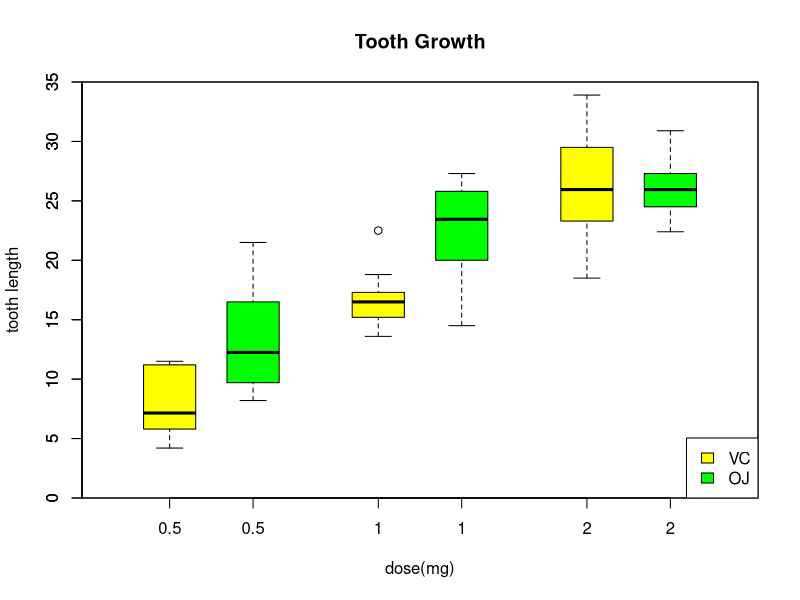
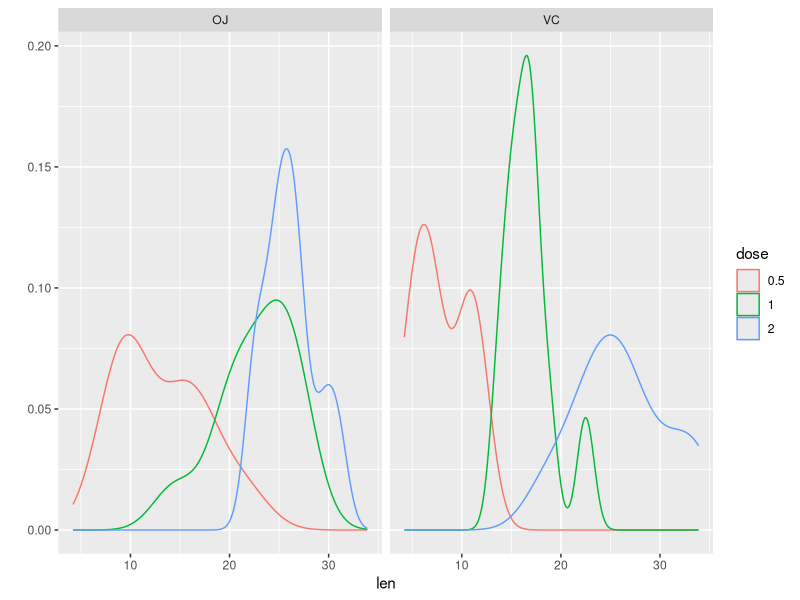

Write R code to recreate these figures, in order.
## ---- chunk 1
library(datasets); library(ggplot2); data(ToothGrowth)
ToothGrowth$dose=as.factor(ToothGrowth$dose)
summary(ToothGrowth)
ag<-aggregate(len~.,data=ToothGrowth, mean); xtabs(len~., data=ag)
## ---- chunk 2
boxplot(len ~ dose, data = ToothGrowth,boxwex = 0.25, at = 1:3 - 0.2,main = "Tooth Growth",
        subset = supp == "VC", col = "yellow",xlab = "dose(mg)",ylab = "tooth length",
        xlim = c(0.5, 3.5), ylim = c(0, 35), yaxs = "i")
boxplot(len ~ dose, data = ToothGrowth, add = TRUE,boxwex = 0.25, at = 1:3 + 0.2,
        subset = supp == "OJ", col = "green")
legend("bottomright", c("VC", "OJ"), fill = c("yellow", "green"))
## ---- chunk 3
qplot(len, data=ToothGrowth,facets=.~supp, color=dose,geom="density")
## ---- chunk 4
g_OJ<- ToothGrowth[ToothGrowth$supp=="OJ" & ToothGrowth$dose %in% c(0.5,1),"len"] 
g_VC<- ToothGrowth[ToothGrowth$supp=="VC" & ToothGrowth$dose %in% c(0.5,1),"len"]
## ---- chunk 5
alpha<-0.05; 
tt<-t.test(g_OJ,g_VC); tt
## ---- chunk 6
qt(1-alpha, 36.55)
## ---- chunk 7
g_OJ<- ToothGrowth[ToothGrowth$supp=="OJ" & ToothGrowth$dose==2,"len"] 
g_VC<- ToothGrowth[ToothGrowth$supp=="VC" & ToothGrowth$dose==2,"len"]
tt<-t.test(g_OJ,g_VC); tt
## ---- chunk 8
qt(1-alpha,14.04)
qt(1-alpha/2,14.04)
